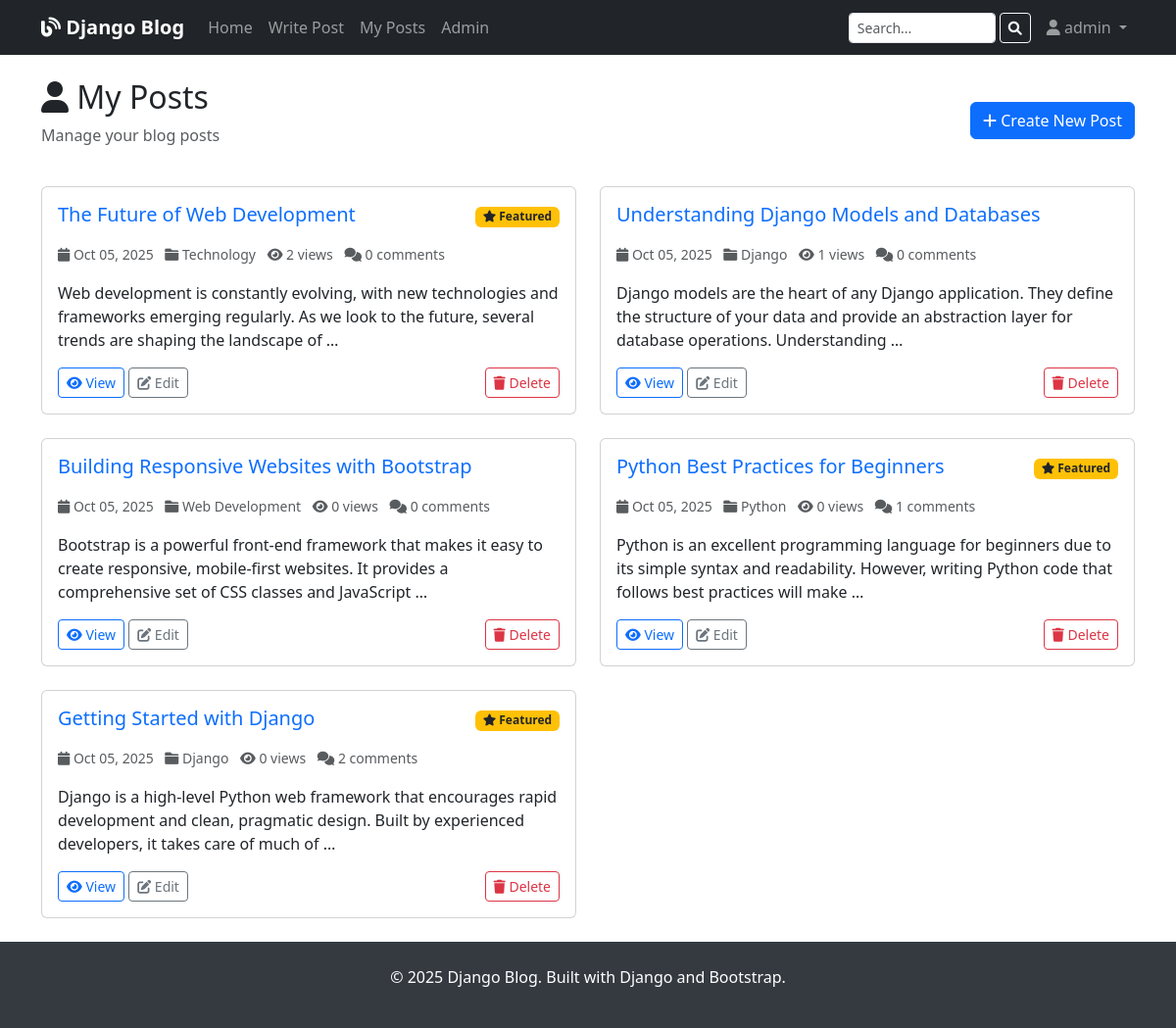
/my-posts/ (signed in), run on the app's committed database.
### blog/models.py (models this page shows, shortened)
class Post(models.Model):
    title = models.CharField(max_length=200)
    slug = models.SlugField(max_length=200, unique=True, blank=True)
    author = models.ForeignKey(User, on_delete=models.CASCADE, related_name='blog_posts')
    content = models.TextField()
    category = models.ForeignKey(Category, on_delete=models.SET_NULL, null=True, blank=True, related_name='posts')
    created_at = models.DateTimeField(auto_now_add=True)
    updated_at = models.DateTimeField(auto_now=True)
    published = models.BooleanField(default=True)
    featured = models.BooleanField(default=False)
    view_count = models.PositiveIntegerField(default=0)
    class Meta:
        ordering = ['-created_at']
    def get_absolute_url(self):
        return reverse('blog:post_detail', kwargs={'slug': self.slug})

class Category(models.Model):
    name = models.CharField(max_length=100)
    slug = models.SlugField(max_length=100, unique=True, blank=True)
    description = models.TextField(blank=True)
    created_at = models.DateTimeField(auto_now_add=True)
    class Meta:
        verbose_name_plural = "categories"
        ordering = ['name']

### blog/views.py (the view)
# urls.py: path('my-posts/', views.my_posts, name='my_posts'),
@login_required
def my_posts(request):
    posts = Post.objects.filter(author=request.user).order_by('-created_at')
    paginator = Paginator(posts, 6)
    page_number = request.GET.get('page')
    page_obj = paginator.get_page(page_number)
    return render(request, 'blog/my_posts.html', {
        'page_obj': page_obj,
        'title': 'My Posts'
    })

### blog/templates/blog/my_posts.html (shortened to what this page needs)
{% extends 'blog/base.html' %}
{% block content %}
<div class="row">
    <div class="col-12">
        <div class="d-flex justify-content-between align-items-center mb-4">
            <div>
                <h2><i class="fas fa-user"></i> My Posts</h2>
                <p class="text-muted">Manage your blog posts</p>
            </div>
            <div>
                <a href="{% url 'blog:post_create' %}" class="btn btn-primary">
                    <i class="fas fa-plus"></i> Create New Post
                </a>
            </div>
        </div>
        {% if page_obj %}
            <div class="row">
                {% for post in page_obj %}
                    <div class="col-md-6 mb-4">
                        <div class="card post-card h-100">
                            <div class="card-body d-flex flex-column">
                                <div class="d-flex justify-content-between align-items-start mb-2">
                                    <h5 class="card-title">
                                        <a href="{{ post.get_absolute_url }}" class="text-decoration-none">
                                            {{ post.title }}
                                        </a>
                                    </h5>
                                    <div>
                                        {% if post.featured %}
                                            <span class="badge bg-warning text-dark">
                                                <i class="fas fa-star"></i> Featured
                                            </span>
                                        {% endif %}
                                    </div>
                                </div>
                                <div class="text-muted mb-3">
                                    <small>
                                        <i class="fas fa-calendar"></i> {{ post.created_at|date:"M d, Y" }}
                                        {% if post.category %}
                                            <i class="fas fa-folder ms-2"></i> {{ post.category.name }}
                                        {% endif %}
                                        <i class="fas fa-eye ms-2"></i> {{ post.view_count }} views
                                        <i class="fas fa-comments ms-2"></i> {{ post.comments.count }} comments
                                    </small>
                                </div>
                                <p class="card-text flex-grow-1">
                                    {{ post.content|truncatewords:25 }}
                                </p>
                                <div class="mt-auto">
                                    <div class="d-flex justify-content-between">
                                        <div>
                                            <a href="{{ post.get_absolute_url }}" class="btn btn-sm btn-outline-primary">
                                                <i class="fas fa-eye"></i> View
                                            </a>
                                            <a href="{% url 'blog:post_edit' post.slug %}" class="btn btn-sm btn-outline-secondary">
                                                <i class="fas fa-edit"></i> Edit
                                            </a>
                                        </div>
                                        <a href="{% url 'blog:post_delete' post.slug %}"
                                           class="btn btn-sm btn-outline-danger"
                                           onclick="return confirm('Are you sure you want to delete this post?')">
                                            <i class="fas fa-trash"></i> Delete
                                        </a>
                                    </div>
                                </div>
                            </div>
                        </div>
                    </div>
                {% endfor %}
            </div>
        {% endif %}
    </div>
</div>
{% endblock %}

### blog/templates/blog/base.html (shortened to what this page needs)
<!DOCTYPE html>
<html lang="en">
<head>
    <link href="https://cdn.jsdelivr.net/npm/bootstrap@5.3.0/dist/css/bootstrap.min.css" rel="stylesheet">
    <link href="https://cdnjs.cloudflare.com/ajax/libs/font-awesome/6.0.0/css/all.min.css" rel="stylesheet">
</head>
<body>
    <nav class="navbar navbar-expand-lg navbar-dark bg-dark">
        <div class="container">
            <a class="navbar-brand" href="{% url 'blog:home' %}">
                <i class="fas fa-blog"></i> Django Blog
            </a>
            <div class="collapse navbar-collapse" id="navbarNav">
                <ul class="navbar-nav me-auto">
                    <li class="nav-item">
                        <a class="nav-link" href="{% url 'blog:home' %}">Home</a>
                    </li>
                    {% if user.is_authenticated %}
                        <li class="nav-item">
                            <a class="nav-link" href="{% url 'blog:post_create' %}">Write Post</a>
                        </li>
                        <li class="nav-item">
                            <a class="nav-link" href="{% url 'blog:my_posts' %}">My Posts</a>
                        </li>
                    {% endif %}
                    <li class="nav-item">
                        <a class="nav-link" href="{% url 'admin:index' %}">Admin</a>
                    </li>
                </ul>
                <ul class="navbar-nav me-2">
                    <li class="nav-item">
                        <form method="get" action="{% url 'blog:home' %}" class="d-flex">
                            <input type="text" name="search" class="form-control form-control-sm me-1"
                                   placeholder="Search..." style="width: 150px;">
                            <button type="submit" class="btn btn-outline-light btn-sm">
                                <i class="fas fa-search"></i>
                            </button>
                        </form>
                    </li>
                </ul>
                <ul class="navbar-nav">
                    {% if user.is_authenticated %}
                        <li class="nav-item dropdown">
                            <a class="nav-link dropdown-toggle" href="#" role="button" data-bs-toggle="dropdown">
                                <i class="fas fa-user"></i> {{ user.username }}
                            </a>
                        </li>
                    {% endif %}
                </ul>
            </div>
        </div>
    </nav>
    <div class="container mt-4">
        {% block content %}{% endblock %}
    </div>
    <footer class="footer mt-auto py-4">
        <div class="container text-center">
            <p>&copy; 2025 Django Blog. Built with Django and Bootstrap.</p>
        </div>
    </footer>
</body>
</html>

### blog/templates/blog/base.html (style rules this page uses)
.navbar-brand { font-weight: bold; }
.post-card { transition: transform 0.2s; }
.footer { background-color: #343a40; color: white; margin-top: 50px; }

### data on the page
Post: title "The Future of Web Development", featured True (drawn), created_at "Oct 05, 2025", category.name "Technology", view_count "2", comments.count "0", content "Web development is constantly evolving, with new technologies and frameworks emerging regularly. As we look to the future, several trends are shaping the landscape of …"
Post: title "Understanding Django Models and Databases", created_at "Oct 05, 2025", category.name "Django", view_count "1", comments.count "0", content "Django models are the heart of any Django application. They define the structure of your data and provide an abstraction layer for database operations. Understanding …"
Post: title "Building Responsive Websites with Bootstrap", created_at "Oct 05, 2025", category.name "Web Development", view_count "0", comments.count "0", content "Bootstrap is a powerful front-end framework that makes it easy to create responsive, mobile-first websites. It provides a comprehensive set of CSS classes and JavaScript …"
Post: title "Python Best Practices for Beginners", featured True (drawn), created_at "Oct 05, 2025", category.name "Python", view_count "0", comments.count "1", content "Python is an excellent programming language for beginners due to its simple syntax and readability. However, writing Python code that follows best practices will make …"
Post: title "Getting Started with Django", featured True (drawn), created_at "Oct 05, 2025", category.name "Django", view_count "0", comments.count "2", content "Django is a high-level Python web framework that encourages rapid development and clean, pragmatic design. Built by experienced developers, it takes care of much of …"

### other printed values
{{ user.username }} "admin"
